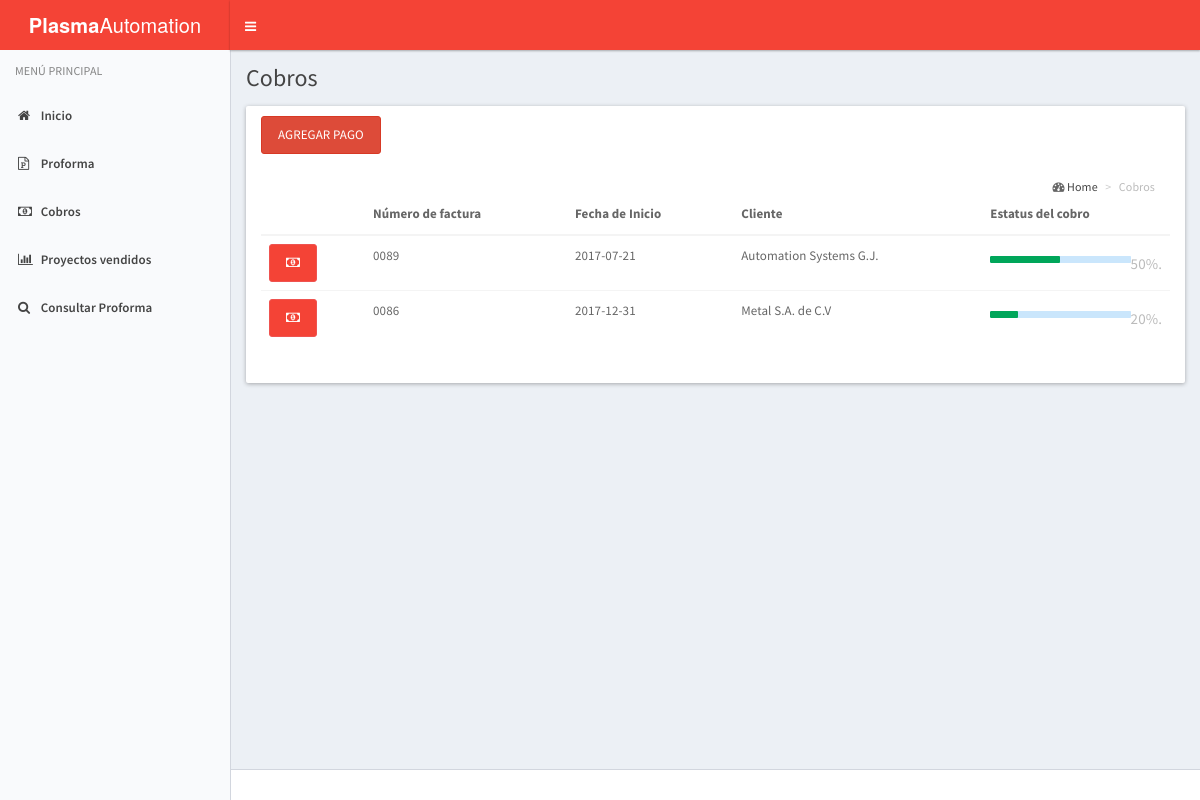
The app's page /cobranza/index_cobro.php with its own data.
### tables this page shows
CREATE TABLE IF NOT EXISTS `proforma` (
  `id_proforma` int(11) NOT NULL,
  `no_factura` int(4) NOT NULL,
  `fecha_inicio` date NOT NULL,
  `id_cliente` int(4) NOT NULL,
  `id_vendedor` int(4) NOT NULL,
  `fecha_entrega` date NOT NULL,
  `id_proyecto` int(4) NOT NULL,
  `descripcion` varchar(250) NOT NULL,
  `estatus` int(1) NOT NULL
);

CREATE TABLE IF NOT EXISTS `cliente` (
  `No_Cliente` int(10) NOT NULL,
  `nu_cliente` int(11) NOT NULL,
  `nombre` varchar(25) NOT NULL,
  `domicilio` varchar(70) NOT NULL,
  `id_estado` int(2) NOT NULL,
  `id_municipio` varchar(25) NOT NULL,
  `rfc` varchar(15) NOT NULL,
  `correo` varchar(30) NOT NULL,
  `telefono` int(15) NOT NULL,
  `c_p` int(8) NOT NULL
);

CREATE TABLE IF NOT EXISTS `cobro` (
  `id_cobro` int(11) NOT NULL,
  `porcentaje` varchar(4) NOT NULL,
  `id_proforma` int(11) NOT NULL
);

### cobranza/index_cobro.php (the view, shortened to what this page needs)
 <?php
  $host = 'localhost';
  $user = 'root';
  $password = '';
  $conexion = @mysql_connect($host, $user, $password);
 ?>
<!DOCTYPE html>
<html lang="es">
  <head>
    <link rel="stylesheet" href="../assets/bootstrap/css/bootstrap.css">
    <link rel="stylesheet" href="../assets/css/font-awesome.min.css">
    <link rel="stylesheet" href="../assets/css/ionicons.min.css">
    <link rel="stylesheet" href="../assets/dist/css/AdminLTE.css">
    <link rel="stylesheet" href="../assets/dist/css/skins/_all-skins.css">
    <link rel="stylesheet" href="assets/plugins/select2/select2.min.css">
    <link href="assets/plugins/pnotify/css/pnotify.custom.min.css" rel="stylesheet">
  </head>
  <body class="hold-transition skin-blue-light sidebar-mini">
    <div class="wrapper">
      <?php
        include('header.php');
      ?>
      <?php
        include('menu.php');
      ?>
      <div class="content-wrapper" id="content">
        <section class="content-header">
          <h1>
            Cobros
          </h1>
        </section>
        <section class="content">
      <div class="col-lg-12">
         <div class="row">
          <div class="panel">
            <div class="panel-heading">
            <button class="btn btn-danger" data-toggle="modal" data-target="#miventana">Agregar Pago</button>
              <section class="content-header">
                <ol class="breadcrumb">
                   <i class="fa fa-dashboard"></i>
                    <li><a href="">Home</a></li>
                    <li class="active">Cobros
                   </li>
                </ol>
              </section>
            </div>
            <div class="panel-body">
              <table class="table">
                <thead>
                  <tr>
                    <th></th>
                    <th>Número de factura</th>
                    <th>Fecha de Inicio</th>
                    <th>Cliente</th>
                    <th>Estatus del cobro</th>
                  </tr>
                </thead>
                <tbody>
                <?php
                  $sql = "SELECT p.id_proforma, p.no_factura as no_factura, p.fecha_inicio as fecha_inicio, c.No_Cliente, p.estatus as estatus, c.nombre as nombre, co.id_cobro, co.porcentaje as porcentaje from proforma p inner join cliente c on c.No_Cliente = p.id_cliente inner join cobro co on co.id_proforma = p.id_proforma WHERE estatus = 1 ORDER BY no_factura DESC";
                  $resultado = mysql_query($sql, $conexion);
                  while ($proforma = mysql_fetch_assoc($resultado)) {
                    echo "<tr>";
                     echo "<td><a href='consultas.php?ver_proforma_id=".$proforma['id_proforma']."' class='btn btn-rounded btn-primary ver-proyecto' title='Realizar Pago' ><i class='fa fa-money'></i></a></td>";
                    echo "<td>00".$proforma['no_factura']."</td>";
                    echo "<td>".$proforma['fecha_inicio']."</td>";
                    echo "<td>".$proforma['nombre']."</td>";
                    echo "
                    <td><h5><small class='pull-right'>".$proforma['porcentaje'].".</small></h5><div class='progress xs'><div class='progress-bar progress-bar-green' style='width:".$proforma['porcentaje']."'' role='progress-bar' aria-valuenow='20' aria-valuemin='0' aria-valuemax='100'></div></div></td>";
                  }
                ?>
                </tbody>
              </table>
            </div>
          </div>
        </div>
      </div>
    </section>
  </div>
      <footer class="main-footer">
      </footer>
    </div>
  </body>
</html>

### cobranza/header.php (shortened to what this page needs)
<header class="main-header">
        <a href="index.php" class="logo">
          <span class="logo-lg"><b>Plasma</b>Automation</span>
        </a>
        <nav class="navbar navbar-static-top" role="navigation" style="height: 50px;">
          <a href="#" class="sidebar-toggle" data-toggle="offcanvas" role="button" style="height: 50px;">
          </a>
        </nav>
      </header>

### cobranza/menu.php (shortened to what this page needs)
<aside class="main-sidebar">
        <section class="sidebar">
          <ul class="sidebar-menu">
            <li class="header">MENÚ PRINCIPAL</li>
            <li>
              <a href="index.php">
                <i class="fa fa-home"></i>
                <span>Inicio</span>
              </a>
            </li>
            <li class="treeview">
              <li>
              <a href="index_proforma.php">
                <i class="fa fa-file-powerpoint-o"></i>
                <span>Proforma</span>
              </a>
            </li>
            </li>
            <li class="treeview">
              <a href="index_cobro.php">
                <i class="fa fa-money"></i>
                <span>Cobros</span>
              </a>
            </li>
            <li>
              <a href="index_proyecto.php">
                <i class="fa fa-bar-chart"></i>
                <span>Proyectos vendidos</span>
              </a>
            </li>
            <li>
              <a href="">
                <i class="fa fa-search"></i>
                <span>Consultar Proforma</span>
              </a>
            </li>
          </ul>
        </section>
      </aside>

### records on screen
proforma: no_factura "89", fecha_inicio "2017-07-21", id_cliente.nombre "Automation Systems G.J.", cobro.porcentaje "50%"
proforma: no_factura "86", fecha_inicio "2017-12-31", id_cliente.nombre "Metal S.A. de C.V", cobro.porcentaje "20%"
